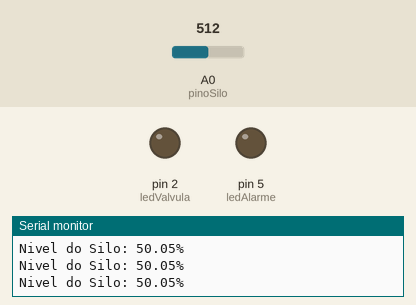
Simulated run of this sketch. Board: Arduino Uno, built with avr-gcc and run on an emulated ATmega328P. On the bench: output pins drawn as LEDs (lit = HIGH), the last lines printed to the serial monitor. Dashed ring = blinking. The test bench sets the inputs (shaded band); at power-on: A0 (pinoSilo) = 512.

Above: at 1.2 s.
1.3 s: A0 (pinoSilo) set to 963
4.3 s: A0 (pinoSilo) set to 979
At 4.96 s:
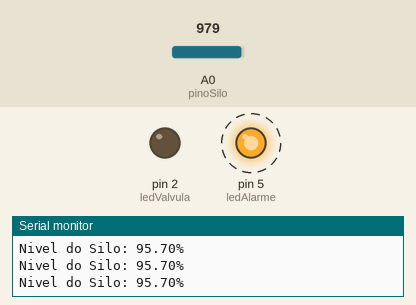
7.3 s: A0 (pinoSilo) set to 306
At 7.7 s:
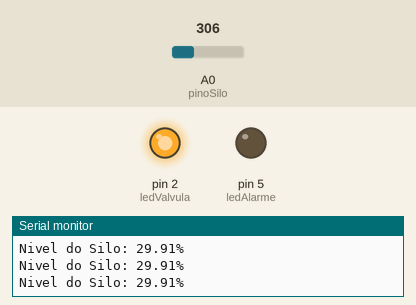
Timing chart, 0 to 10.3 s (numbered marks = the images above; inputs shaded):
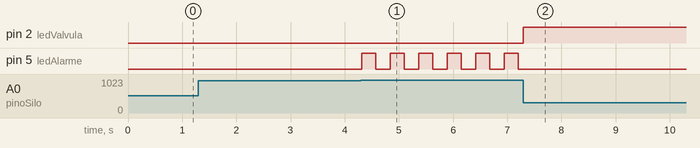

Measured:
- the behaviour switches between 971 and 972 on A0 (pinoSilo) (found by bisection; images 0 and 1)
- after the input at 4.3 s, pin 5 (ledAlarme): alternates HIGH for 0.26 s and LOW for 0.26 s, starting at once
- after the input at 7.3 s, pin 2 (ledValvula): LOW → HIGH at once; pin 5 (ledAlarme): stops changing and stays LOW

The sketch:

Ex13.ino
```cpp
const int pinoSilo = A0;
const int ledValvula = 2;
const int ledAlarme = 5;


unsigned long anteriorMillis = 0;
const long intervaloAlarme = 250;
int estadoAlarme = LOW;


bool valvulaAberta = false;

void setup() {
  pinMode(ledValvula, OUTPUT);
  pinMode(ledAlarme, OUTPUT);
  Serial.begin(9600);
}

void loop() {
  int leitura = analogRead(pinoSilo);
  float nivel = (leitura * 100.0) / 1023.0;
  unsigned long atualMillis = millis();
  if (nivel < 30.0) {
    valvulaAberta = true;
  }
  else if (nivel >= 80.0 && nivel < 95.0 && valvulaAberta) {
  }
  if (nivel >= 95.0) {
    valvulaAberta = false;
  }
  digitalWrite(ledValvula, valvulaAberta ? HIGH : LOW);
  if (nivel >= 95.0) {
    if (atualMillis - anteriorMillis >= intervaloAlarme) {
      anteriorMillis = atualMillis;
      estadoAlarme = !estadoAlarme;
      digitalWrite(ledAlarme, estadoAlarme);
    }
  } else {
    digitalWrite(ledAlarme, LOW);
  }
  Serial.print("Nivel do Silo: ");
  Serial.print(nivel);
  Serial.println("%");
}
```
